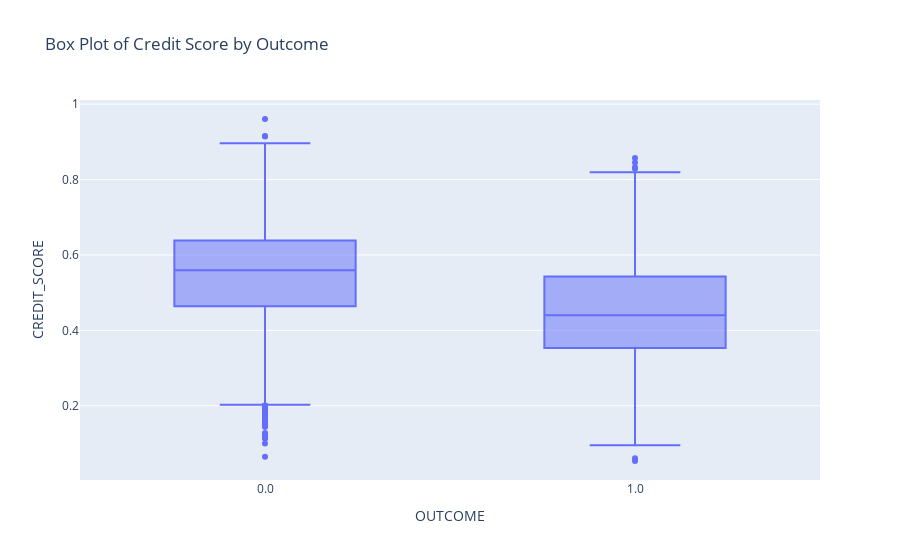

This figure's notebook cell:
### Markdown cell above
Let's continue exploring the numeric columns and check whether these features differ between clients with different outcomes.

### Code cell
fig = px.box(cic, x='OUTCOME', y='CREDIT_SCORE', title="Box Plot of Credit Score by Outcome")
fig.show()

### Figure 1 — Plotly figure (JSON) as saved in the notebook; plotly's stock layout.template omitted (floating-point values rounded to 4 significant figures; data arrays with more than 128 entries replaced by an {"elided": "..."} marker saying what was removed)
{"data": [{"alignmentgroup": "True", "hovertemplate": "OUTCOME=%{x}<br>CREDIT_SCORE=%{y}<extra></extra>", "legendgroup": "", "marker": {"color": "#636efa"}, "name": "", "notched": false, "offsetgroup": "", "orientation": "v", "showlegend": false, "type": "box", "x": {"elided": "9900 str values"}, "x0": " ", "xaxis": "x", "y": {"elided": "9900 float values"}, "y0": " ", "yaxis": "y"}], "layout": {"boxmode": "group", "legend": {"tracegroupgap": 0}, "title": {"text": "Box Plot of Credit Score by Outcome"}, "xaxis": {"anchor": "y", "domain": [0, 1], "title": {"text": "OUTCOME"}}, "yaxis": {"anchor": "x", "domain": [0, 1], "title": {"text": "CREDIT_SCORE"}}}}
